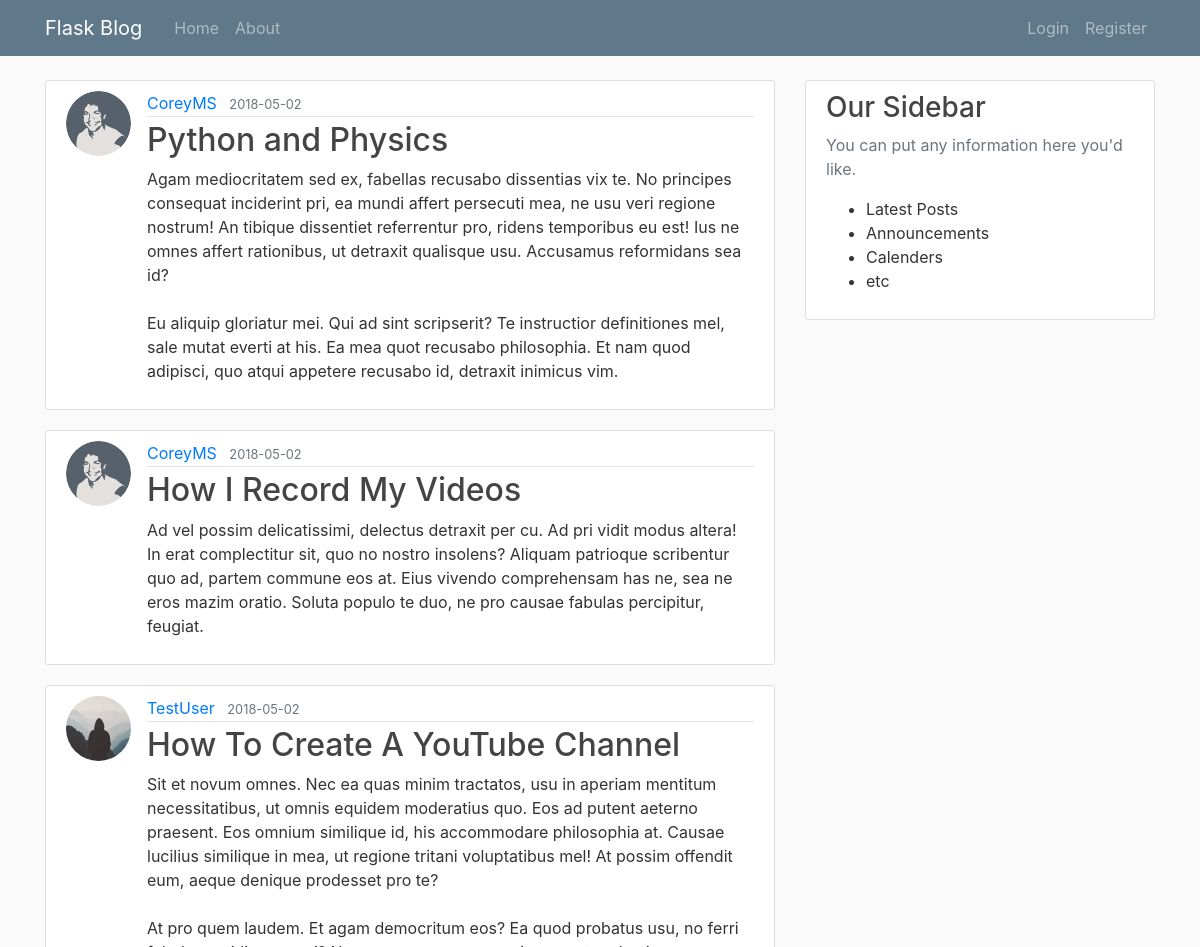
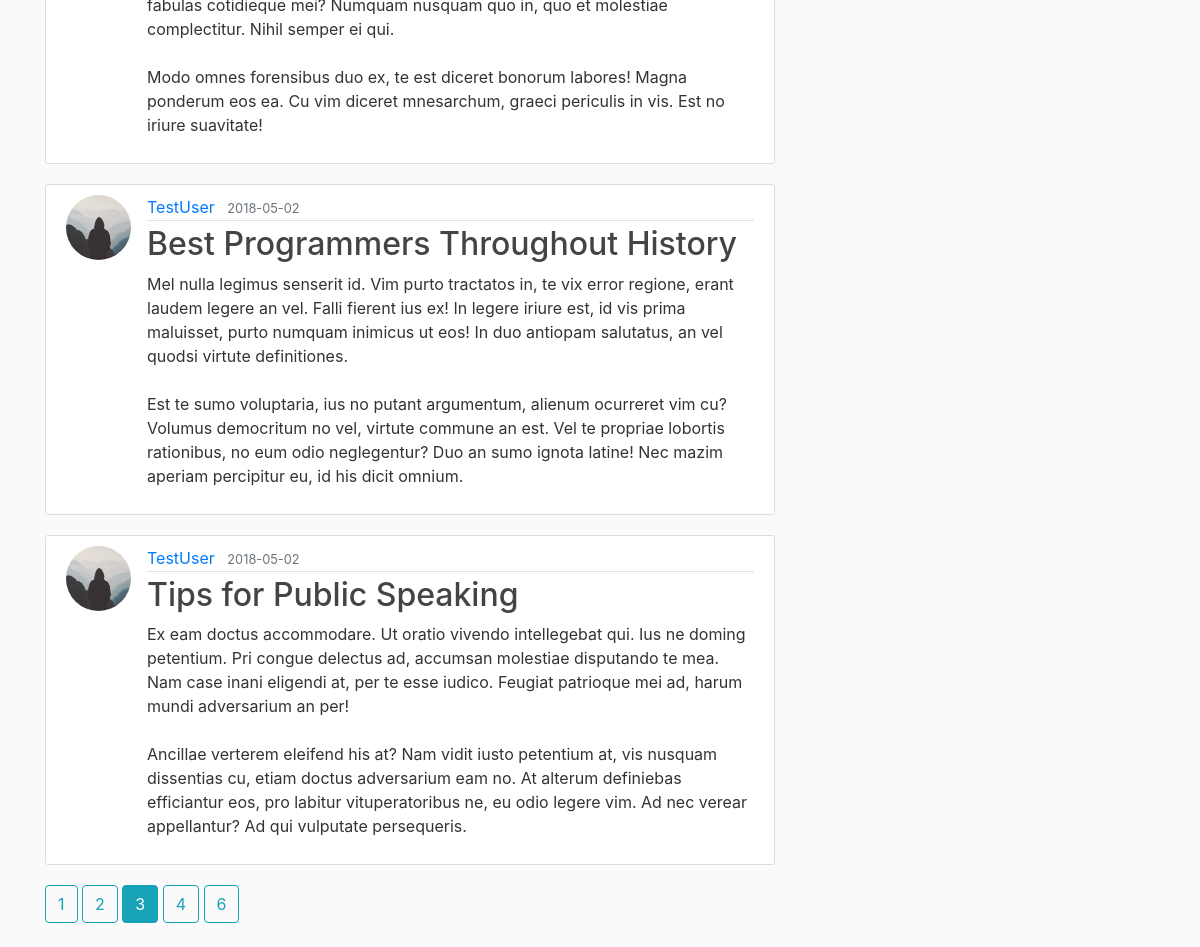
Screenshot of /home?page=3 with the database file from the repository (2 pictures, top to bottom).
### flaskblog/models.py (models this page shows, shortened)
class Post(db.Model):
    id = db.Column(db.Integer, primary_key=True)
    title = db.Column(db.String(100), nullable=False)
    date_posted = db.Column(db.DateTime, nullable=False, default=datetime.utcnow)
    content = db.Column(db.Text, nullable=False)
    user_id = db.Column(db.Integer, db.ForeignKey('user.id'), nullable=False)

class User(db.Model, UserMixin):
    id = db.Column(db.Integer, primary_key=True)
    username = db.Column(db.String(20), unique=True, nullable=False)
    email = db.Column(db.String(120), unique=True, nullable=False)
    image_file = db.Column(db.String(20), nullable=False, default='default.jpg')
    password = db.Column(db.String(60), nullable=False)
    posts = db.relationship('Post', backref='author', lazy=True)

### flaskblog/main/routes.py (the view)
@main.route('/')
@main.route('/home')
def home():
    page = request.args.get('page', 1, type=int)
    posts = Post.query.order_by(
        Post.date_posted.desc()).paginate(page=page, per_page=5)
    return render_template('home.html', posts=posts)

### flaskblog/templates/home.html (shortened to what this page needs)
{% extends "layout.html" %}
{% block content %}
    {% for post in posts.items %}
        <article class="media content-section">
            <img class="rounded-circle article-img" src="{{ url_for('static', filename='profile_pics/' + post.author.image_file) }}">
            <div class="media-body">
                <div class="article-metadata">
                    <a class="mr-2" href="{{ url_for('users.user_posts', username=post.author.username)}}">{{ post.author.username }}</a>
                    <small class="text-muted">{{ post.date_posted.strftime('%Y-%m-%d') }}</small>
                </div>
                <h2><a class="article-title" href="{{ url_for('posts.post', post_id=post.id) }}">{{ post.title }}</a></h2>
                <p class="article-content">{{ post.content }}</p>
            </div>
        </article>
    {% endfor %}
    {% for page_num in posts.iter_pages(left_edge=1, right_edge=1, left_current=1, right_current=2) %}
        {% if page_num %}
            {% if posts.page == page_num %}
                <a class="btn btn-info mb-4" href="{{ url_for('main.home', page=page_num) }}">{{ page_num }}</a>
            {% else %}
                <a class="btn btn-outline-info mb-4" href="{{ url_for('main.home', page=page_num) }}">{{ page_num }}</a>
            {% endif %}
        {% endif %}
    {% endfor %}
{% endblock content %}

### flaskblog/static/main.css (style rules this page uses)
body { background: #fafafa; color: #333333; margin-top: 5rem; }
h1, h2, h3, h4, h5, h6 { color: #444444; }
.content-section { background: #ffffff; padding: 10px 20px; border: 1px solid #dddddd; border-radius: 3px; margin-bottom: 20px; }
.article-title { color: #444444; }
.article-content { white-space: pre-line; }
.article-img { height: 65px; width: 65px; margin-right: 16px; }
.article-metadata { padding-bottom: 1px; margin-bottom: 4px; border-bottom: 1px solid #e3e3e3 }

### rows the page displays
Post: image_file (picture), author.username "CoreyMS", date_posted "2018-05-02", title "Python and Physics", content "Agam mediocritatem sed ex, fabellas recusabo dissentias vix te. No principes consequat inciderint pri, ea mundi affert persecuti mea, ne usu veri regione nostrum! An tibique dissentiet referrentur pro, ridens temporibus eu est! Ius ne omnes affert rationibus, ut detraxit qualisque usu. Accusamus reformidans sea id? Eu aliquip gloriatur mei. Qui ad sint scripserit? Te instructior definitiones mel, sale mutat everti at his. Ea mea quot recusabo philosophia. Et nam quod adipisci, quo atqui appetere recusabo id, detraxit inimicus vim."
Post: image_file (picture), author.username "CoreyMS", date_posted "2018-05-02", title "How I Record My Videos", content "Ad vel possim delicatissimi, delectus detraxit per cu. Ad pri vidit modus altera! In erat complectitur sit, quo no nostro insolens? Aliquam patrioque scribentur quo ad, partem commune eos at. Eius vivendo comprehensam has ne, sea ne eros mazim oratio. Soluta populo te duo, ne pro causae fabulas percipitur, feugiat."
Post: image_file (placeholder picture), author.username "TestUser", date_posted "2018-05-02", title "How To Create A YouTube Channel", content "Sit et novum omnes. Nec ea quas minim tractatos, usu in aperiam mentitum necessitatibus, ut omnis equidem moderatius quo. Eos ad putent aeterno praesent. Eos omnium similique id, his accommodare philosophia at. Causae lucilius similique in mea, ut regione tritani voluptatibus mel! At possim offendit eum, aeque denique prodesset pro te? At pro quem laudem. Et agam democritum eos? Ea quod probatus usu, no ferri fabulas cotidieque mei? Numquam nusquam quo in, quo et molestiae complectitur. Nihil semper ei qui. Modo omnes forensibus duo ex, te est diceret bonorum labores! Magna ponderum eos ea. Cu vim diceret mnesarchum, graeci periculis in vis. Est no iriure suavitate!"
Post: image_file (placeholder picture), author.username "TestUser", date_posted "2018-05-02", title "Best Programmers Throughout History", content "Mel nulla legimus senserit id. Vim purto tractatos in, te vix error regione, erant laudem legere an vel. Falli fierent ius ex! In legere iriure est, id vis prima maluisset, purto numquam inimicus ut eos! In duo antiopam salutatus, an vel quodsi virtute definitiones. Est te sumo voluptaria, ius no putant argumentum, alienum ocurreret vim cu? Volumus democritum no vel, virtute commune an est. Vel te propriae lobortis rationibus, no eum odio neglegentur? Duo an sumo ignota latine! Nec mazim aperiam percipitur eu, id his dicit omnium."
Post: image_file (placeholder picture), author.username "TestUser", date_posted "2018-05-02", title "Tips for Public Speaking", content "Ex eam doctus accommodare. Ut oratio vivendo intellegebat qui. Ius ne doming petentium. Pri congue delectus ad, accumsan molestiae disputando te mea. Nam case inani eligendi at, per te esse iudico. Feugiat patrioque mei ad, harum mundi adversarium an per! Ancillae verterem eleifend his at? Nam vidit iusto petentium at, vis nusquam dissentias cu, etiam doctus adversarium eam no. At alterum definiebas efficiantur eos, pro labitur vituperatoribus ne, eu odio legere vim. Ad nec verear appellantur? Ad qui vulputate persequeris."

### other values shown
{{ page_num }} "1" "2" "4" "6"
{{ page_num }} "3"
